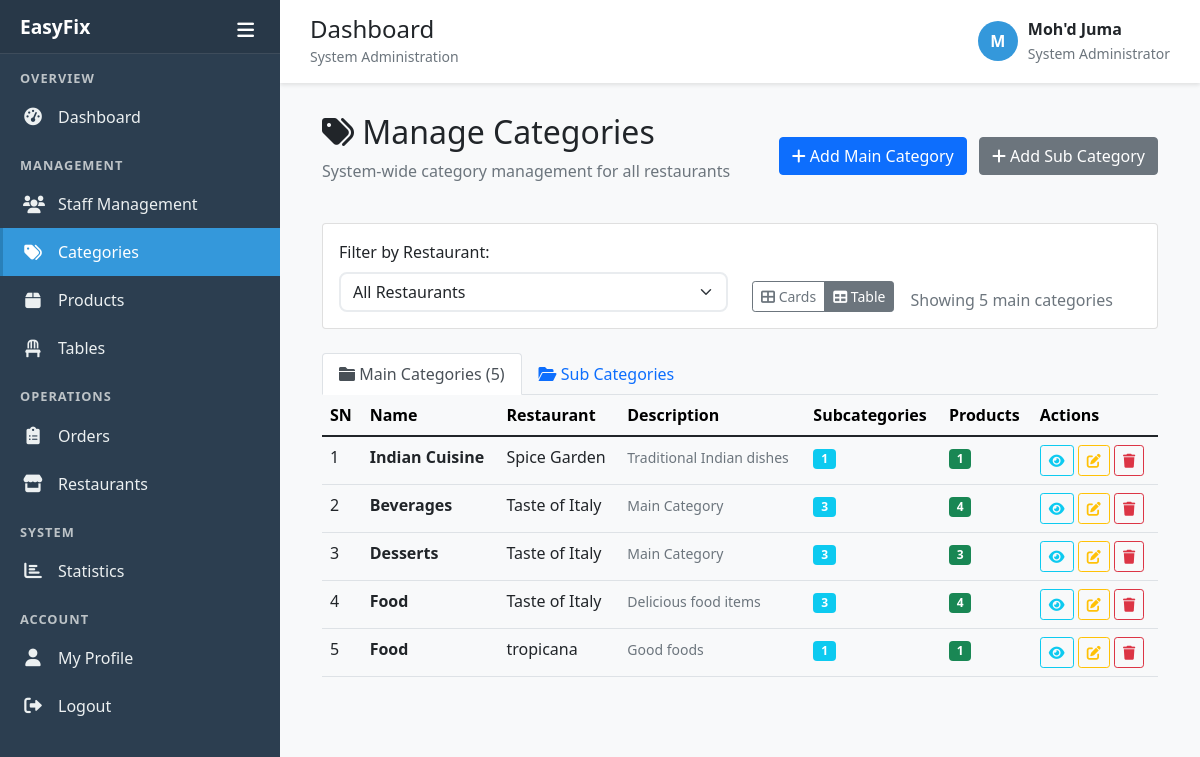
The app's page /system-admin/categories/ (signed in) with its own data.
### accounts/models.py (models this page shows, shortened)
class User(AbstractUser):
    role = models.ForeignKey(Role, on_delete=models.CASCADE, null=True, blank=True)
    owner = models.ForeignKey('self', on_delete=models.CASCADE, null=True, blank=True,
                             related_name='owned_users', limit_choices_to={'role__name': 'owner'})
    restaurant_name = models.CharField(max_length=200, blank=True,
                                     help_text="Name of the restaurant (for owners only)")
    restaurant_description = models.TextField(blank=True,
                                            help_text="Description of the restaurant (for owners only)")
    restaurant_qr_code = models.CharField(max_length=50, unique=True, blank=True, null=True,
                                        help_text="Unique QR code for restaurant access")
    tax_rate = models.DecimalField(max_digits=5, decimal_places=4, default=Decimal('0.0800'),
                                 help_text="Tax rate as decimal (e.g., 0.0800 for 8%, 0.0500 for 5%)")
    phone_number = models.CharField(max_length=15, blank=True)
    address = models.TextField(blank=True)
    is_active_staff = models.BooleanField(default=True)
    created_at = models.DateTimeField(auto_now_add=True)
    updated_at = models.DateTimeField(auto_now=True)
    def is_administrator(self):
        return self.role and self.role.name == 'administrator'

### restaurant/models.py (models this page shows, shortened)
class MainCategory(models.Model):
    owner = models.ForeignKey(User, on_delete=models.CASCADE, related_name='main_categories',
                             limit_choices_to={'role__name': 'owner'}, null=True, blank=True)
    name = models.CharField(max_length=100)
    description = models.TextField(blank=True)
    image = models.ImageField(upload_to='categories/', blank=True, null=True)
    is_active = models.BooleanField(default=True)
    created_at = models.DateTimeField(auto_now_add=True)
    class Meta:
        verbose_name = "Main Category"
        verbose_name_plural = "Main Categories"
        unique_together = ['owner', 'name']  # Each owner can have their own category names

### system_admin/views.py (the view)
# urls.py: path('categories/', views.manage_categories, name='manage_categories'),
@login_required
def manage_categories(request):
    if not request.user.is_administrator():
        messages.error(request, 'Access denied. Administrator privileges required.')
        return redirect('accounts:login')
    restaurants = User.objects.filter(role__name='owner', restaurant_name__isnull=False).exclude(restaurant_name='').order_by('restaurant_name')
    restaurant_filter = request.GET.get('restaurant')
    if restaurant_filter:
        main_categories = MainCategory.objects.filter(owner__id=restaurant_filter).select_related('owner').prefetch_related('subcategories').order_by('name')
        selected_restaurant = get_object_or_404(User, id=restaurant_filter, role__name='owner')
    else:
        main_categories = MainCategory.objects.select_related('owner').prefetch_related('subcategories').order_by('owner__restaurant_name', 'name')
        selected_restaurant = None
    context = {
        'main_categories': main_categories,
        'restaurants': restaurants,
        'selected_restaurant': selected_restaurant,
    }
    return render(request, 'system_admin/manage_categories.html', context)

### templates/system_admin/manage_categories.html (shortened to what this page needs)
{% extends 'system_admin/base.html' %}
{% load static %}
{% block content %}
<div class="container-fluid">
    <div class="row">
        <div class="col-12">
            <div class="d-flex justify-content-between align-items-center mb-4">
                <div>
                    <h2><i class="fas fa-tags"></i> Manage Categories</h2>
                    <p class="text-muted">System-wide category management for all restaurants</p>
                </div>
                <div>
                    <button type="button" class="btn btn-primary me-2" data-bs-toggle="modal" data-bs-target="#createCategoryModal">
                        <i class="fas fa-plus"></i> Add Main Category
                    </button>
                    <button type="button" class="btn btn-secondary" data-bs-toggle="modal" data-bs-target="#createSubCategoryModal">
                        <i class="fas fa-plus"></i> Add Sub Category
                    </button>
                </div>
            </div>
            <div class="card filters-card mb-4">
                <div class="card-body">
                    <div class="row">
                        <div class="col-md-6">
                            <label for="restaurantFilter" class="form-label">Filter by Restaurant:</label>
                            <select class="form-select" id="restaurantFilter" onchange="filterByRestaurant()">
                                <option value="">All Restaurants</option>
                            </select>
                        </div>
                        <div class="col-md-6 d-flex align-items-end">
                            <div class="me-3">
                                <div class="btn-group" role="group" aria-label="View toggle">
                                    <button type="button" class="btn btn-outline-secondary btn-sm" id="cardView" onclick="switchView('card')">
                                        <i class="fas fa-th-large"></i> Cards
                                    </button>
                                    <button type="button" class="btn btn-outline-secondary btn-sm active" id="tableView" onclick="switchView('table')">
                                        <i class="fas fa-table"></i> Table
                                    </button>
                                </div>
                            </div>
                            <div class="text-muted">
                                Showing {{ main_categories.count }} main categories
                            </div>
                        </div>
                    </div>
                </div>
            </div>
            <ul class="nav nav-tabs" id="categoryTabs" role="tablist">
                <li class="nav-item" role="presentation">
                    <button class="nav-link active" id="main-categories-tab" data-bs-toggle="tab" data-bs-target="#main-categories" type="button" role="tab">
                        <i class="fas fa-folder"></i> Main Categories ({{ main_categories.count }})
                    </button>
                </li>
                <li class="nav-item" role="presentation">
                    <button class="nav-link" id="sub-categories-tab" data-bs-toggle="tab" data-bs-target="#sub-categories" type="button" role="tab">
                        <i class="fas fa-folder-open"></i> Sub Categories
                    </button>
                </li>
            </ul>
            <div class="tab-content" id="categoryTabContent">
                <div class="tab-pane fade show active" id="main-categories" role="tabpanel">
                    <div id="mainCategoryTableView">
                        <div class="table-responsive">
                            <table class="table table-hover">
                                <thead class="table-light">
                                    <tr>
                                        <th>SN</th>
                                        <th>Name</th>
                                        <th>Restaurant</th>
                                        <th>Description</th>
                                        <th>Subcategories</th>
                                        <th>Products</th>
                                        <th>Actions</th>
                                    </tr>
                                </thead>
                                <tbody>
                                    {% for category in main_categories %}
                                    <tr>
                                        <td>{{ forloop.counter }}</td>
                                        <td>
                                            <strong>{{ category.name }}</strong>
                                        </td>
                                        <td>{{ category.owner.restaurant_name }}</td>
                                        <td>
                                            <small class="text-muted">{{ category.description|default:"No description"|truncatechars:50 }}</small>
                                        </td>
                                        <td>
                                            <span class="badge bg-info">{{ category.subcategories.count }}</span>
                                        </td>
                                        <td>
                                            <span class="badge bg-success">{{ category.products.count }}</span>
                                        </td>
                                        <td>
                                            <button class="btn btn-sm btn-outline-info" onclick="viewCategoryDetails({{ category.id }})" title="View Details">
                                                <i class="fas fa-eye"></i>
                                            </button>
                                            <button class="btn btn-sm btn-outline-warning" onclick="editCategory({{ category.id }})" title="Edit">
                                                <i class="fas fa-edit"></i>
                                            </button>
                                            <button class="btn btn-sm btn-outline-danger" onclick="deleteCategory({{ category.id }}, '{{ category.name }}', '{{ category.owner.restaurant_name }}')" title="Delete">
                                                <i class="fas fa-trash"></i>
                                            </button>
                                        </td>
                                    </tr>
                                    {% endfor %}
                                </tbody>
                            </table>
                        </div>
                    </div>
                </div>
            </div>
        </div>
    </div>
</div>
<div id="alertContainer" class="position-fixed top-0 end-0 p-3" style="z-index: 1050;">
</div>
{% endblock %}

### templates/system_admin/base.html (shortened to what this page needs)
<!DOCTYPE html>
<html lang="en">
<head>
    <link href="https://cdn.jsdelivr.net/npm/bootstrap@5.1.3/dist/css/bootstrap.min.css" rel="stylesheet">
    <link href="https://cdnjs.cloudflare.com/ajax/libs/font-awesome/6.0.0/css/all.min.css" rel="stylesheet">
</head>
<body>
    <div class="sidebar" id="sidebar">
        <div class="sidebar-header">
            <button class="toggle-btn" onclick="toggleSidebar()">
                <i class="fas fa-bars"></i>
            </button>
            <h4>EasyFix</h4>
        </div>
        <ul class="sidebar-menu">
            <li class="menu-section">Overview</li>
            <li>
                <a href="{% url 'system_admin:dashboard' %}" class="{% if request.resolver_match.url_name == 'dashboard' %}active{% endif %}">
                    <i class="fas fa-tachometer-alt"></i>
                    <span>Dashboard</span>
                </a>
            </li>
            <li class="menu-section">Management</li>
            <li>
                <a href="{% url 'system_admin:manage_users' %}" class="{% if request.resolver_match.url_name == 'manage_users' %}active{% endif %}">
                    <i class="fas fa-users"></i>
                    <span>Staff Management</span>
                </a>
            </li>
            <li>
                <a href="{% url 'system_admin:manage_categories' %}" class="{% if request.resolver_match.url_name == 'manage_categories' %}active{% endif %}">
                    <i class="fas fa-tags"></i>
                    <span>Categories</span>
                </a>
            </li>
            <li>
                <a href="{% url 'system_admin:manage_products' %}" class="{% if request.resolver_match.url_name == 'manage_products' %}active{% endif %}">
                    <i class="fas fa-box"></i>
                    <span>Products</span>
                </a>
            </li>
            <li>
                <a href="{% url 'system_admin:manage_tables' %}" class="{% if request.resolver_match.url_name == 'manage_tables' %}active{% endif %}">
                    <i class="fas fa-chair"></i>
                    <span>Tables</span>
                </a>
            </li>
            <li class="menu-section">Operations</li>
            <li>
                <a href="{% url 'system_admin:manage_orders' %}" class="{% if request.resolver_match.url_name == 'manage_orders' %}active{% endif %}">
                    <i class="fas fa-clipboard-list"></i>
                    <span>Orders</span>
                </a>
            </li>
            <li>
                <a href="{% url 'system_admin:manage_restaurants' %}" class="{% if request.resolver_match.url_name == 'manage_restaurants' %}active{% endif %}">
                    <i class="fas fa-store"></i>
                    <span>Restaurants</span>
                </a>
            </li>
            <li class="menu-section">System</li>
            <li>
                <a href="{% url 'system_admin:statistics' %}" class="{% if request.resolver_match.url_name == 'statistics' %}active{% endif %}">
                    <i class="fas fa-chart-bar"></i>
                    <span>Statistics</span>
                </a>
            </li>
            <li class="menu-section">Account</li>
            <li>
                <a href="#" onclick="showMessage('Profile management coming soon')">
                    <i class="fas fa-user"></i>
                    <span>My Profile</span>
                </a>
            </li>
            <li>
                <a href="{% url 'accounts:logout' %}" onclick="return confirm('Are you sure you want to logout?')">
                    <i class="fas fa-sign-out-alt"></i>
                    <span>Logout</span>
                </a>
            </li>
        </ul>
    </div>
    <div class="main-content" id="mainContent">
        <div class="top-header d-flex justify-content-between align-items-center">
            <div>
                <h4 class="mb-0">{% block page_title %}Dashboard{% endblock %}</h4>
                <small class="text-muted">{% block page_subtitle %}System Administration{% endblock %}</small>
            </div>
            <div class="user-info">
                <div class="user-avatar">
                    {{ user.first_name|first|default:user.username|first|upper }}
                </div>
                <div>
                    <div class="fw-bold">{{ user.get_full_name|default:user.username }}</div>
                    <small class="text-muted">System Administrator</small>
                </div>
            </div>
        </div>
        <div class="content-wrapper">
            {% block content %}
            {% endblock %}
        </div>
    </div>
</body>
</html>

### records on screen
User: first_name|first "M", get_full_name "Moh'd Juma"
MainCategory: name "Indian Cuisine", owner.restaurant_name "Spice Garden", description "Traditional Indian dishes", subcategories.count "1", products.count "1"
MainCategory: name "Beverages", owner.restaurant_name "Taste of Italy", description "Main Category", subcategories.count "3", products.count "4"
MainCategory: name "Desserts", owner.restaurant_name "Taste of Italy", description "Main Category", subcategories.count "3", products.count "3"
MainCategory: name "Food", owner.restaurant_name "Taste of Italy", description "Delicious food items", subcategories.count "3", products.count "4"
MainCategory: name "Food", owner.restaurant_name "tropicana", description "Good foods", subcategories.count "1", products.count "1"

### other values on screen
{{ main_categories.count }} "5"
